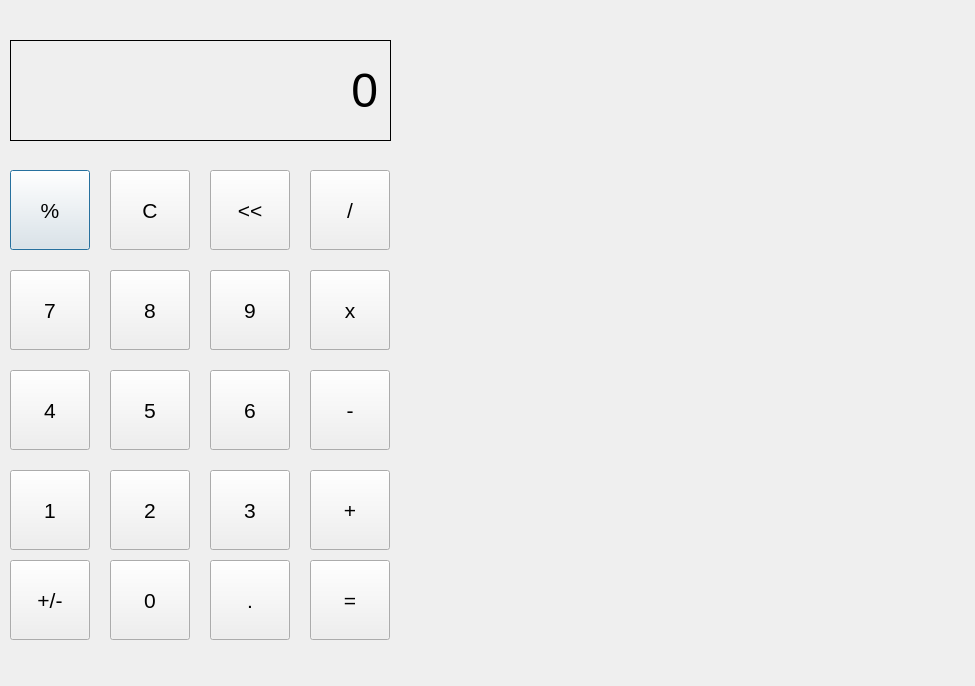
<?xml version="1.0" encoding="UTF-8"?>
<ui version="4.0">
 <class>Dialog</class>
 <widget class="QDialog" name="Dialog">
  <property name="geometry">
   <rect>
    <x>0</x>
    <y>0</y>
    <width>975</width>
    <height>686</height>
   </rect>
  </property>
  <property name="windowTitle">
   <string>Dialog</string>
  </property>
  <widget class="QLabel" name="lbl_output">
   <property name="geometry">
    <rect>
     <x>10</x>
     <y>40</y>
     <width>381</width>
     <height>101</height>
    </rect>
   </property>
   <property name="font">
    <font>
     <pointsize>36</pointsize>
    </font>
   </property>
   <property name="frameShape">
    <enum>QFrame::Box</enum>
   </property>
   <property name="text">
    <string>0</string>
   </property>
   <property name="alignment">
    <set>Qt::AlignRight|Qt::AlignTrailing|Qt::AlignVCenter</set>
   </property>
   <property name="margin">
    <number>9</number>
   </property>
  </widget>
  <widget class="QPushButton" name="pushButton_per">
   <property name="geometry">
    <rect>
     <x>10</x>
     <y>170</y>
     <width>80</width>
     <height>80</height>
    </rect>
   </property>
   <property name="font">
    <font>
     <pointsize>16</pointsize>
    </font>
   </property>
   <property name="text">
    <string>%</string>
   </property>
  </widget>
  <widget class="QPushButton" name="pushButton_C">
   <property name="geometry">
    <rect>
     <x>110</x>
     <y>170</y>
     <width>80</width>
     <height>80</height>
    </rect>
   </property>
   <property name="font">
    <font>
     <pointsize>16</pointsize>
    </font>
   </property>
   <property name="text">
    <string>C</string>
   </property>
  </widget>
  <widget class="QPushButton" name="pushButton_back">
   <property name="geometry">
    <rect>
     <x>210</x>
     <y>170</y>
     <width>80</width>
     <height>80</height>
    </rect>
   </property>
   <property name="font">
    <font>
     <pointsize>16</pointsize>
    </font>
   </property>
   <property name="text">
    <string>&lt;&lt;</string>
   </property>
  </widget>
  <widget class="QPushButton" name="pushButton_divid">
   <property name="geometry">
    <rect>
     <x>310</x>
     <y>170</y>
     <width>80</width>
     <height>80</height>
    </rect>
   </property>
   <property name="font">
    <font>
     <pointsize>16</pointsize>
    </font>
   </property>
   <property name="text">
    <string>/</string>
   </property>
  </widget>
  <widget class="QPushButton" name="pushButton_5">
   <property name="geometry">
    <rect>
     <x>10</x>
     <y>270</y>
     <width>80</width>
     <height>80</height>
    </rect>
   </property>
   <property name="font">
    <font>
     <pointsize>16</pointsize>
    </font>
   </property>
   <property name="text">
    <string>X</string>
   </property>
  </widget>
  <widget class="QPushButton" name="pushButton_6">
   <property name="geometry">
    <rect>
     <x>310</x>
     <y>270</y>
     <width>80</width>
     <height>80</height>
    </rect>
   </property>
   <property name="font">
    <font>
     <pointsize>16</pointsize>
    </font>
   </property>
   <property name="text">
    <string>X</string>
   </property>
  </widget>
  <widget class="QPushButton" name="pushButton_7">
   <property name="geometry">
    <rect>
     <x>210</x>
     <y>270</y>
     <width>80</width>
     <height>80</height>
    </rect>
   </property>
   <property name="font">
    <font>
     <pointsize>16</pointsize>
    </font>
   </property>
   <property name="text">
    <string>X</string>
   </property>
  </widget>
  <widget class="QPushButton" name="pushButton_8">
   <property name="geometry">
    <rect>
     <x>110</x>
     <y>270</y>
     <width>80</width>
     <height>80</height>
    </rect>
   </property>
   <property name="font">
    <font>
     <pointsize>16</pointsize>
    </font>
   </property>
   <property name="text">
    <string>X</string>
   </property>
  </widget>
  <widget class="QPushButton" name="pushButton_9">
   <property name="geometry">
    <rect>
     <x>10</x>
     <y>270</y>
     <width>80</width>
     <height>80</height>
    </rect>
   </property>
   <property name="font">
    <font>
     <pointsize>16</pointsize>
    </font>
   </property>
   <property name="text">
    <string>7</string>
   </property>
  </widget>
  <widget class="QPushButton" name="pushButton_multi">
   <property name="geometry">
    <rect>
     <x>310</x>
     <y>270</y>
     <width>80</width>
     <height>80</height>
    </rect>
   </property>
   <property name="font">
    <font>
     <pointsize>16</pointsize>
    </font>
   </property>
   <property name="text">
    <string>x</string>
   </property>
  </widget>
  <widget class="QPushButton" name="pushButton_11">
   <property name="geometry">
    <rect>
     <x>210</x>
     <y>270</y>
     <width>80</width>
     <height>80</height>
    </rect>
   </property>
   <property name="font">
    <font>
     <pointsize>16</pointsize>
    </font>
   </property>
   <property name="text">
    <string>9</string>
   </property>
  </widget>
  <widget class="QPushButton" name="pushButton_12">
   <property name="geometry">
    <rect>
     <x>110</x>
     <y>270</y>
     <width>80</width>
     <height>80</height>
    </rect>
   </property>
   <property name="font">
    <font>
     <pointsize>16</pointsize>
    </font>
   </property>
   <property name="text">
    <string>8</string>
   </property>
  </widget>
  <widget class="QPushButton" name="pushButton_10">
   <property name="geometry">
    <rect>
     <x>10</x>
     <y>370</y>
     <width>80</width>
     <height>80</height>
    </rect>
   </property>
   <property name="font">
    <font>
     <pointsize>16</pointsize>
    </font>
   </property>
   <property name="text">
    <string>4</string>
   </property>
  </widget>
  <widget class="QPushButton" name="pushButton_minus">
   <property name="geometry">
    <rect>
     <x>310</x>
     <y>370</y>
     <width>80</width>
     <height>80</height>
    </rect>
   </property>
   <property name="font">
    <font>
     <pointsize>16</pointsize>
    </font>
   </property>
   <property name="text">
    <string>-</string>
   </property>
  </widget>
  <widget class="QPushButton" name="pushButton_15">
   <property name="geometry">
    <rect>
     <x>210</x>
     <y>370</y>
     <width>80</width>
     <height>80</height>
    </rect>
   </property>
   <property name="font">
    <font>
     <pointsize>16</pointsize>
    </font>
   </property>
   <property name="text">
    <string>6</string>
   </property>
  </widget>
  <widget class="QPushButton" name="pushButton_16">
   <property name="geometry">
    <rect>
     <x>110</x>
     <y>370</y>
     <width>80</width>
     <height>80</height>
    </rect>
   </property>
   <property name="font">
    <font>
     <pointsize>16</pointsize>
    </font>
   </property>
   <property name="text">
    <string>5</string>
   </property>
  </widget>
  <widget class="QPushButton" name="pushButton_13">
   <property name="geometry">
    <rect>
     <x>110</x>
     <y>470</y>
     <width>80</width>
     <height>80</height>
    </rect>
   </property>
   <property name="font">
    <font>
     <pointsize>16</pointsize>
    </font>
   </property>
   <property name="text">
    <string>2</string>
   </property>
  </widget>
  <widget class="QPushButton" name="pushButton_17">
   <property name="geometry">
    <rect>
     <x>210</x>
     <y>470</y>
     <width>80</width>
     <height>80</height>
    </rect>
   </property>
   <property name="font">
    <font>
     <pointsize>16</pointsize>
    </font>
   </property>
   <property name="text">
    <string>3</string>
   </property>
  </widget>
  <widget class="QPushButton" name="pushButton_plus">
   <property name="geometry">
    <rect>
     <x>310</x>
     <y>470</y>
     <width>80</width>
     <height>80</height>
    </rect>
   </property>
   <property name="font">
    <font>
     <pointsize>16</pointsize>
    </font>
   </property>
   <property name="text">
    <string>+</string>
   </property>
  </widget>
  <widget class="QPushButton" name="pushButton_1">
   <property name="geometry">
    <rect>
     <x>10</x>
     <y>470</y>
     <width>80</width>
     <height>80</height>
    </rect>
   </property>
   <property name="font">
    <font>
     <pointsize>16</pointsize>
    </font>
   </property>
   <property name="text">
    <string>1</string>
   </property>
  </widget>
  <widget class="QPushButton" name="pushButton_dot">
   <property name="geometry">
    <rect>
     <x>210</x>
     <y>560</y>
     <width>80</width>
     <height>80</height>
    </rect>
   </property>
   <property name="font">
    <font>
     <pointsize>16</pointsize>
    </font>
   </property>
   <property name="text">
    <string>.</string>
   </property>
  </widget>
  <widget class="QPushButton" name="pushButton_0">
   <property name="geometry">
    <rect>
     <x>110</x>
     <y>560</y>
     <width>80</width>
     <height>80</height>
    </rect>
   </property>
   <property name="font">
    <font>
     <pointsize>16</pointsize>
    </font>
   </property>
   <property name="text">
    <string>0</string>
   </property>
  </widget>
  <widget class="QPushButton" name="pushButton_eq">
   <property name="geometry">
    <rect>
     <x>310</x>
     <y>560</y>
     <width>80</width>
     <height>80</height>
    </rect>
   </property>
   <property name="font">
    <font>
     <pointsize>16</pointsize>
    </font>
   </property>
   <property name="text">
    <string>=</string>
   </property>
  </widget>
  <widget class="QPushButton" name="pushButton_plusminus">
   <property name="geometry">
    <rect>
     <x>10</x>
     <y>560</y>
     <width>80</width>
     <height>80</height>
    </rect>
   </property>
   <property name="font">
    <font>
     <pointsize>16</pointsize>
    </font>
   </property>
   <property name="text">
    <string>+/-</string>
   </property>
  </widget>
  <widget class="QWidget" name="verticalLayoutWidget">
   <property name="geometry">
    <rect>
     <x>439</x>
     <y>49</y>
     <width>501</width>
     <height>591</height>
    </rect>
   </property>
   <layout class="QVBoxLayout" name="verticalLayout"/>
  </widget>
 </widget>
 <resources/>
 <connections/>
</ui>
